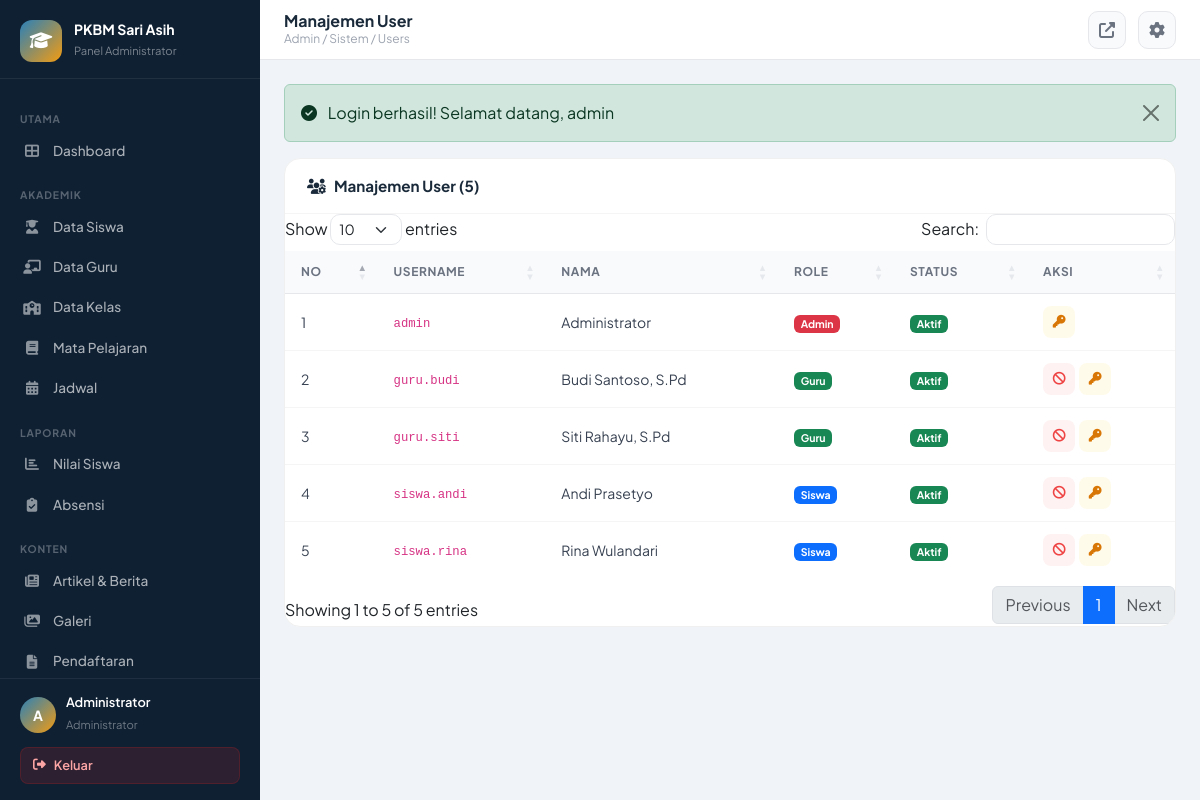
The app's page /index.php?page=admin_users (signed in) with its own data.
### tables this page shows
CREATE TABLE `users` (
  `id` int NOT NULL,
  `username` varchar(50) NOT NULL,
  `password` varchar(255) NOT NULL,
  `role` enum('admin','guru','siswa') NOT NULL,
  `is_active` tinyint(1) DEFAULT '1',
  `created_at` timestamp NULL DEFAULT CURRENT_TIMESTAMP,
  `updated_at` timestamp NULL DEFAULT CURRENT_TIMESTAMP ON UPDATE CURRENT_TIMESTAMP
);

### app/controllers/admin/UsersController.php (called while the page is built, shortened)
<?php
require_once __DIR__ . '/../../../config/app.php';
class UsersController {
    private $db;
    public function __construct() { $this->db = Database::getInstance(); }
    public function index() {
        $users = $this->db->fetchAll(
            "SELECT u.*,
             COALESCE(g.nama_lengkap, s.nama_lengkap, 'Administrator') as nama_lengkap
             FROM users u
             LEFT JOIN guru g ON u.id=g.user_id AND u.role='guru'
             LEFT JOIN siswa s ON u.id=s.user_id AND u.role='siswa'
             ORDER BY u.role, u.username"
        );
        require_once __DIR__ . '/../../views/admin/users/index.php';
    }
}

### app/views/admin/users/index.php (the view, shortened to what this page needs)
<?php require_once __DIR__.'/../../layouts/admin_header.php';?>
<div class="card-custom">
    <div class="card-header-custom"><h5><i class="fas fa-users-cog me-2"></i>Manajemen User (<?=count($users)?>)</h5></div>
    <div class="card-body-custom p-0">
        <table class="table-custom datatable w-100">
            <thead><tr><th>No</th><th>Username</th><th>Nama</th><th>Role</th><th>Status</th><th>Aksi</th></tr></thead>
            <tbody>
            <?php foreach($users as $i=>$u):?>
            <tr>
                <td><?=$i+1?></td>
                <td><code><?=htmlspecialchars($u['username'])?></code></td>
                <td><?=htmlspecialchars($u['nama_lengkap']??'-')?></td>
                <td>
                    <?php $rc=['admin'=>'danger','guru'=>'success','siswa'=>'primary'][$u['role']]??'secondary';?>
                    <span class="badge bg-<?=$rc?>"><?=ucfirst($u['role'])?></span>
                </td>
                <td>
                    <span class="badge bg-<?=$u['is_active']?'success':'secondary'?>"><?=$u['is_active']?'Aktif':'Non-Aktif'?></span>
                </td>
                <td>
                    <div class="d-flex gap-1">
                        <?php if($u['id']!=getCurrentUserId()):?>
                        <a href="<?=APP_URL?>/index.php?page=admin_users&action=toggleStatus&id=<?=$u['id']?>" class="btn-icon" style="background:<?=$u['is_active']?'#fef2f2':'#ecfdf5'?>;color:<?=$u['is_active']?'#ef4444':'#059669'?>;" title="<?=$u['is_active']?'Nonaktifkan':'Aktifkan'?>"><i class="fas fa-<?=$u['is_active']?'ban':'check'?>"></i></a>
                        <?php endif;?>
                        <button class="btn-icon" style="background:#fffbeb;color:#d97706;" data-bs-toggle="modal" data-bs-target="#resetModal<?=$u['id']?>" title="Reset Password"><i class="fas fa-key"></i></button>
                    </div>
                </td>
            </tr>
            <?php endforeach;?>
            </tbody>
        </table>
    </div>
</div>
<?php require_once __DIR__.'/../../layouts/admin_footer.php';?>

### app/views/layouts/admin_header.php (style rules this page uses)
:root { --sidebar-w: 260px; --primary: #1a5276; --primary-light: #2980b9; --primary-dark: #0d2137; --accent: #f39c12; --sidebar-bg: #0f2033; --sidebar-hover: rgba(41,128,185,0.15); --sidebar-active: rgba(41,128,185,0.25); --topbar-h: 60px; --font: 'Plus Jakarta Sans', sans-serif; }
* { box-sizing: border-box; }
body { font-family: var(--font); background: #f0f4f8; margin: 0; }
.card-custom { background: white; border-radius: 16px; border: 1px solid #f0f0f0; overflow: hidden; }
.card-header-custom { padding: 18px 22px; border-bottom: 1px solid #f5f5f5; display: flex; align-items: center; justify-content: space-between; }
.card-header-custom h5 { font-size: 0.95rem; font-weight: 700; color: #1a2a3a; margin: 0; }
.card-body-custom { padding: 22px; }
.table-custom { width: 100%; border-collapse: separate; border-spacing: 0; }
.table-custom thead th { background: #f8fafc; padding: 12px 16px; font-size: 0.75rem; font-weight: 700; text-transform: uppercase; letter-spacing: 0.05em; color: #6b7280; border-bottom: 1px solid #e5e7eb; }
.table-custom tbody td { padding: 12px 16px; font-size: 0.875rem; color: #374151; border-bottom: 1px solid #f5f5f5; vertical-align: middle; }
.table-custom tbody tr:last-child td { border-bottom: none; }
.btn-icon { width: 32px; height: 32px; border-radius: 8px; display: inline-flex; align-items: center; justify-content: center; border: none; cursor: pointer; font-size: 0.8rem; transition: all 0.15s; text-decoration: none; }

### records on screen
users: username "admin", nama_lengkap "Administrator", role "Admin", is_active "Aktif"
users: username "guru.budi", nama_lengkap "Budi Santoso, S.Pd", role "Guru", is_active "Aktif"
users: username "guru.siti", nama_lengkap "Siti Rahayu, S.Pd", role "Guru", is_active "Aktif"
users: username "siswa.andi", nama_lengkap "Andi Prasetyo", role "Siswa", is_active "Aktif"
users: username "siswa.rina", nama_lengkap "Rina Wulandari", role "Siswa", is_active "Aktif"

### other values on screen
substr($_SESSION['username'] ?? 'A', 0, 1) "A"
$_SESSION['nama_lengkap'] "Administrator"
$pageTitle "Manajemen User"
$breadcrumb "Admin / Sistem / Users"
$message "Login berhasil! Selamat datang, admin"
count($users) "5"
